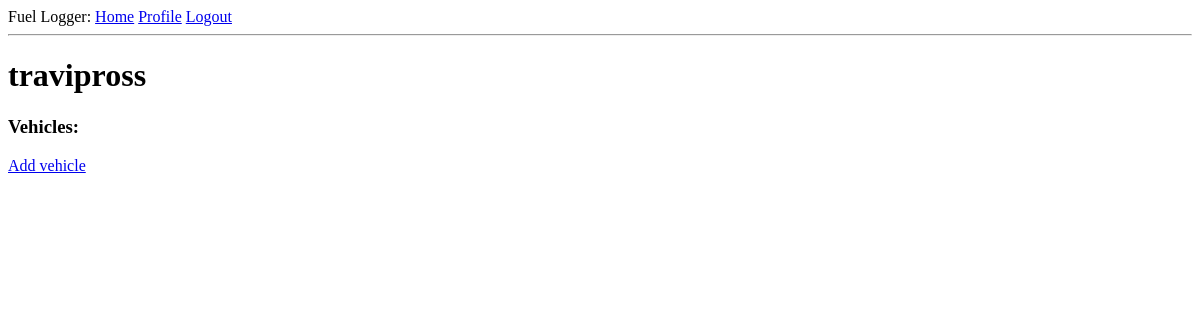
The app's page /users/travipross (signed in), older data.
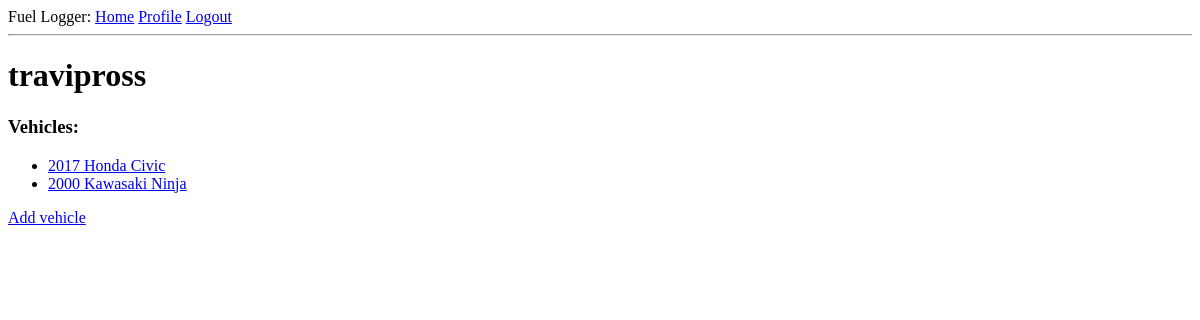
The same page, newer data.
### app/models.py (models this page shows, shortened)
class User(UserMixin, db.Model):
    id = db.Column(db.Integer, primary_key=True)
    username = db.Column(db.String, nullable=False)
    email = db.Column(db.String)
    password_hash = db.Column(db.String(128))
    vehicles = db.relationship('Vehicle', backref='owner', lazy='dynamic')

class Vehicle(db.Model):
    id = db.Column(db.Integer, primary_key=True)
    owner_id = db.Column(db.Integer, db.ForeignKey(User.id))
    make = db.Column(db.String, nullable=False)
    model = db.Column(db.String, nullable=False)
    year = db.Column(db.Integer)
    fill_ups = db.relationship('Fillup', backref='vehicle', lazy='dynamic')

### app/routes.py (the view)
@app.route('/users/<username>')
def user(username):
    u = User.query.filter_by(username=username).first_or_404()
    return render_template('user.html', user=u)

### app/models.py (called while the page is built)
@login.user_loader
def load_user(id):
    return User.query.get(int(id))

### app/templates/user.html
{% extends "base.html" %}
{% block content %}
    <h1>
        {{ current_user.username }}
    </h1>
    {% with vehicles = current_user.vehicles %}
    <h3>Vehicles:</h3>
    {% if vehicles %}
    <ul>
        {% for vehicle in vehicles %}
            <li><a href='{{ url_for("vehicle", vehicle_id=vehicle.id) }}'>{{ vehicle.year }} {{ vehicle.make }} {{ vehicle.model }}</a></li>
        {% endfor %}
    </ul>
    {% else %}
        None
    {% endif %}
    {% endwith %}
    <a href='{{ url_for("add_vehicle") }}'>Add vehicle</a>
{% endblock %}

### app/templates/base.html (shortened to what this page needs)
<html>
    <head>
    </head>
    <body>
        <div>
            Fuel Logger:
            <a href="{{ url_for('index') }}">Home</a>
            {% if current_user.is_anonymous %}
            <a href="{{ url_for('login') }}">Login</a>
            {% else %}
            <a href="{{ url_for('user', username=current_user.username) }}">Profile</a>
            <a href="{{ url_for('logout') }}">Logout</a>
            {% endif %}
        </div>
        <hr>
        {% block content %}{% endblock %}
    </body>
</html>

Row changes from the older to the newer data that the page shows:
added Vehicle: year "2017", make "Honda", model "Civic"
added Vehicle: year "2000", make "Kawasaki", model "Ninja"
